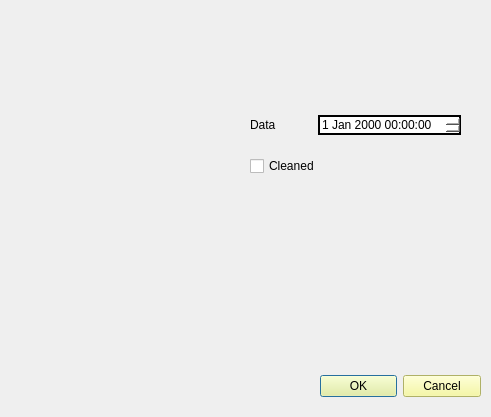
<?xml version="1.0" encoding="UTF-8"?>
<ui version="4.0">
 <class>StatusDialog</class>
 <widget class="QDialog" name="StatusDialog">
  <property name="geometry">
   <rect>
    <x>0</x>
    <y>0</y>
    <width>491</width>
    <height>417</height>
   </rect>
  </property>
  <property name="minimumSize">
   <size>
    <width>491</width>
    <height>417</height>
   </size>
  </property>
  <property name="maximumSize">
   <size>
    <width>491</width>
    <height>417</height>
   </size>
  </property>
  <property name="windowTitle">
   <string>Housemaid</string>
  </property>
  <widget class="QDialogButtonBox" name="buttonBox">
   <property name="geometry">
    <rect>
     <x>320</x>
     <y>370</y>
     <width>161</width>
     <height>32</height>
    </rect>
   </property>
   <property name="styleSheet">
    <string notr="true">background-color:rgb(245, 248, 144);
font: 57 italic 13pt &quot;URW Chancery L&quot;;</string>
   </property>
   <property name="orientation">
    <enum>Qt::Horizontal</enum>
   </property>
   <property name="standardButtons">
    <set>QDialogButtonBox::Cancel|QDialogButtonBox::Ok</set>
   </property>
  </widget>
  <widget class="QLabel" name="label_2">
   <property name="geometry">
    <rect>
     <x>0</x>
     <y>20</y>
     <width>231</width>
     <height>271</height>
    </rect>
   </property>
   <property name="text">
    <string/>
   </property>
   <property name="pixmap">
    <pixmap resource="doc.qrc">:/doc/990292.png</pixmap>
   </property>
  </widget>
  <widget class="QWidget" name="layoutWidget">
   <property name="geometry">
    <rect>
     <x>250</x>
     <y>100</y>
     <width>211</width>
     <height>91</height>
    </rect>
   </property>
   <layout class="QVBoxLayout" name="verticalLayout">
    <item>
     <layout class="QHBoxLayout" name="horizontalLayout">
      <item>
       <widget class="QLabel" name="label">
        <property name="styleSheet">
         <string notr="true">font: 57 italic 19pt &quot;URW Chancery L&quot;;</string>
        </property>
        <property name="text">
         <string>Data</string>
        </property>
       </widget>
      </item>
      <item>
       <widget class="QDateTimeEdit" name="dateTimeEdit">
        <property name="styleSheet">
         <string notr="true">/*background: none;

        border: 1px solid gray;
        border-radius: 3px;

        padding: 0.2em;

        color: gray;*/
font: 57 italic 13pt &quot;URW Chancery L&quot;;
   border-width: 2px;
    border-style: solid;
    border-color : black;
    border-radius: 20%;
    background-color:white;</string>
        </property>
       </widget>
      </item>
     </layout>
    </item>
    <item>
     <widget class="QCheckBox" name="statusCheckBox">
      <property name="styleSheet">
       <string notr="true">font: 57 italic 18pt &quot;URW Chancery L&quot;;
</string>
      </property>
      <property name="text">
       <string>Cleaned</string>
      </property>
     </widget>
    </item>
   </layout>
  </widget>
  <zorder>label_2</zorder>
  <zorder>layoutWidget</zorder>
  <zorder>buttonBox</zorder>
 </widget>
 <resources>
  <include location="doc.qrc"/>
 </resources>
 <connections>
  <connection>
   <sender>buttonBox</sender>
   <signal>accepted()</signal>
   <receiver>StatusDialog</receiver>
   <slot>accept()</slot>
   <hints>
    <hint type="sourcelabel">
     <x>248</x>
     <y>254</y>
    </hint>
    <hint type="destinationlabel">
     <x>157</x>
     <y>274</y>
    </hint>
   </hints>
  </connection>
  <connection>
   <sender>buttonBox</sender>
   <signal>rejected()</signal>
   <receiver>StatusDialog</receiver>
   <slot>reject()</slot>
   <hints>
    <hint type="sourcelabel">
     <x>316</x>
     <y>260</y>
    </hint>
    <hint type="destinationlabel">
     <x>286</x>
     <y>274</y>
    </hint>
   </hints>
  </connection>
 </connections>
</ui>
